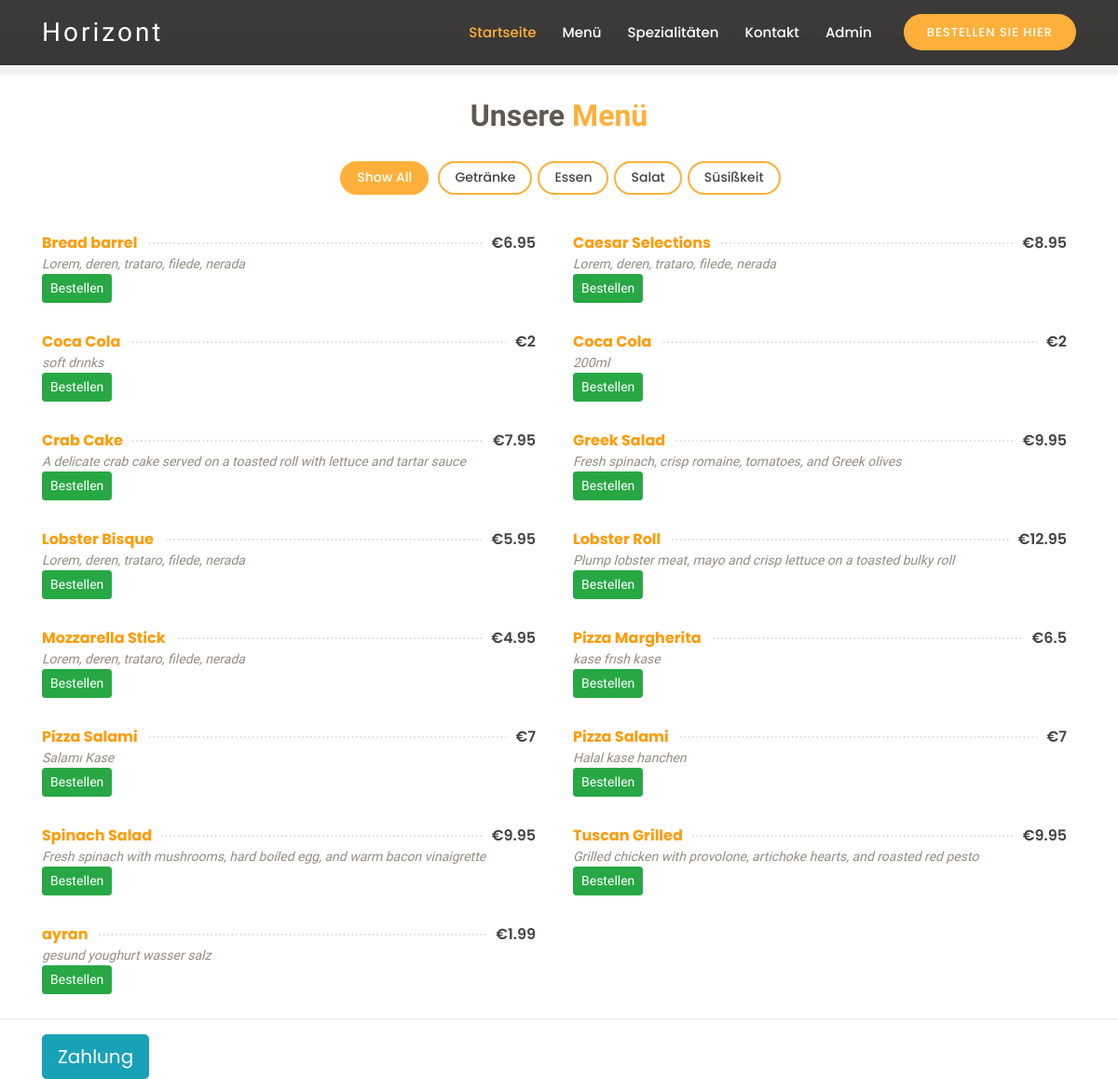
/?page=menu, run on the app's committed database.
### tables this page shows
CREATE TABLE `kategorie` (
  `kategorie_id` int(11) NOT NULL,
  `kategorie_name` varchar(45) DEFAULT NULL
);

CREATE TABLE `essen` (
  `e_id` int(11) NOT NULL,
  `e_name` varchar(45) DEFAULT NULL,
  `e_preis` float DEFAULT NULL,
  `kategorie_id` int(11) NOT NULL,
  `description` text DEFAULT NULL
);

### pages/menu.php (the view, shortened to what this page needs)
<?php include "control/connection.php";?>
<section id="menu" class="menu">
    <div class="container">
        <div class="section-title">
            <h2>Unsere <span>Menü</span></h2>
        </div>
        <div class="row">
            <div class="col-lg-12 d-flex justify-content-center">
                <ul id="menu-flters">
                    <li data-filter="*" class="filter-active">Show All</li>
                    <?php
                    $query= $conn->prepare("SELECT * FROM kategorie");
                    $query->execute();
                    foreach ($query as $row)
                    {
                        echo '<li data-filter=".filter-'.$row["kategorie_id"].'"';
                        echo '>';
                        echo $row['kategorie_name'];
                        echo '</li>';
                    }
                    ?>
                </ul>
            </div>
        </div>
        <div class="row menu-container">
            <?php
            $query= $conn->prepare("SELECT * FROM essen ORDER BY e_name");
            $query->execute();
            foreach ($query as $row)
            {
                echo'
                <div class="col-lg-6 menu-item filter-'.$row['kategorie_id'].'">
                    <div class="menu-content">
                        <a>'.$row['e_name'].'</a><span>€'.$row['e_preis'].'</span>
                    </div>
                    <div class="menu-ingredients">'.$row['description'].'<br>
                    <form method="post" action="?page=menu">
                    <input type="hidden" name="tokorbessen_id" value="'.$row['e_id'].'">
                    <input type="submit" name="bestellt" class="btn btn-success btn-sm"  value="Bestellen">
                    </form>
                </div>
                </div>';
            }
            ?>
        </div>
    </div>
</section>
<hr>
<div class="container"><a class="btn btn-info btn-lg" href="?page=zahlung">Zahlung</a></div>

### assets/css/style.css (style rules this page uses)
body { font-family: "Poppins", sans-serif; color: #444444; }
a { color: #ffb03b; }
h1, h2, h3, h4, h5, h6 { font-family: "Satisfy", sans-serif; }
section { padding: 10px 0; }
.section-title { text-align: center; padding-bottom: 30px; }
.section-title h2 { margin: 15px 0 0 0; font-size: 32px; font-weight: 700; color: #5f5950; }
.section-title h2 span { color: #ffb03b; }
.menu #menu-flters { padding: 0; margin: 0 auto 0 auto; list-style: none; text-align: center; border-radius: 50px; }
.menu #menu-flters li { cursor: pointer; display: inline-block; padding: 8px 16px 10px 16px; font-size: 14px; font-weight: 500; line-height: 1; color: #444444; margin: 0 3px 10px 3px; transition: all ease-in-out 0.3s; background: #fff; border: 2px solid #ffb03b; border-radius: 50px; }
.menu #menu-flters li:hover, .menu #menu-flters li.filter-active { color: #fff; background: #ffb03b; }
.menu #menu-flters li:last-child { margin-right: 0; }
.menu .menu-content { margin-top: 30px; overflow: hidden; display: flex; justify-content: space-between; position: relative; }
.menu .menu-content::after { content: "......................................................................" "...................................................................." "...................................................................."; position: absolute; left: 20px; right: 0; top: -4px; z-index: 1; color: #dad8d4; font-family: Arial, "Helvetica Neue", Helvetica, sans-serif; }
.menu .menu-content a { padding-right: 10px; background: #fff; position: relative; z-index: 3; font-weight: 700; color: #ff9b08; }
.menu .menu-content span { background: #fff; position: relative; z-index: 3; padding: 0 10px; font-weight: 600; }
.menu .menu-ingredients { font-style: italic; font-size: 14px; font-family: "Comic Neue", sans-serif; color: #948c81; }

### data on the page
kategorie: kategorie_name "Getränke"
kategorie: kategorie_name "Essen"
kategorie: kategorie_name "Salat"
kategorie: kategorie_name "Süsißkeit"
essen: e_name "Bread barrel", e_preis "6.95", description "Lorem, deren, trataro, filede, nerada"
essen: e_name "Caesar Selections", e_preis "8.95", description "Lorem, deren, trataro, filede, nerada"
essen: e_name "Coca Cola", e_preis "2", description "soft drınks"
essen: e_name "Coca Cola", e_preis "2", description "200ml"
essen: e_name "Crab Cake", e_preis "7.95", description "A delicate crab cake served on a toasted roll with lettuce and tartar sauce"
essen: e_name "Greek Salad", e_preis "9.95", description "Fresh spinach, crisp romaine, tomatoes, and Greek olives"
essen: e_name "Lobster Bisque", e_preis "5.95", description "Lorem, deren, trataro, filede, nerada"
essen: e_name "Lobster Roll", e_preis "12.95", description "Plump lobster meat, mayo and crisp lettuce on a toasted bulky roll"
essen: e_name "Mozzarella Stick", e_preis "4.95", description "Lorem, deren, trataro, filede, nerada"
essen: e_name "Pizza Margherita", e_preis "6.5", description "kase frısh kase"
essen: e_name "Pizza Salami", e_preis "7", description "Salamı Kase"
essen: e_name "Pizza Salami", e_preis "7", description "Halal kase hanchen"
essen: e_name "Spinach Salad", e_preis "9.95", description "Fresh spinach with mushrooms, hard boiled egg, and warm bacon vinaigrette"
essen: e_name "Tuscan Grilled", e_preis "9.95", description "Grilled chicken with provolone, artichoke hearts, and roasted red pesto"
essen: e_name "ayran", e_preis "1.99", description "gesund youghurt wasser salz"
